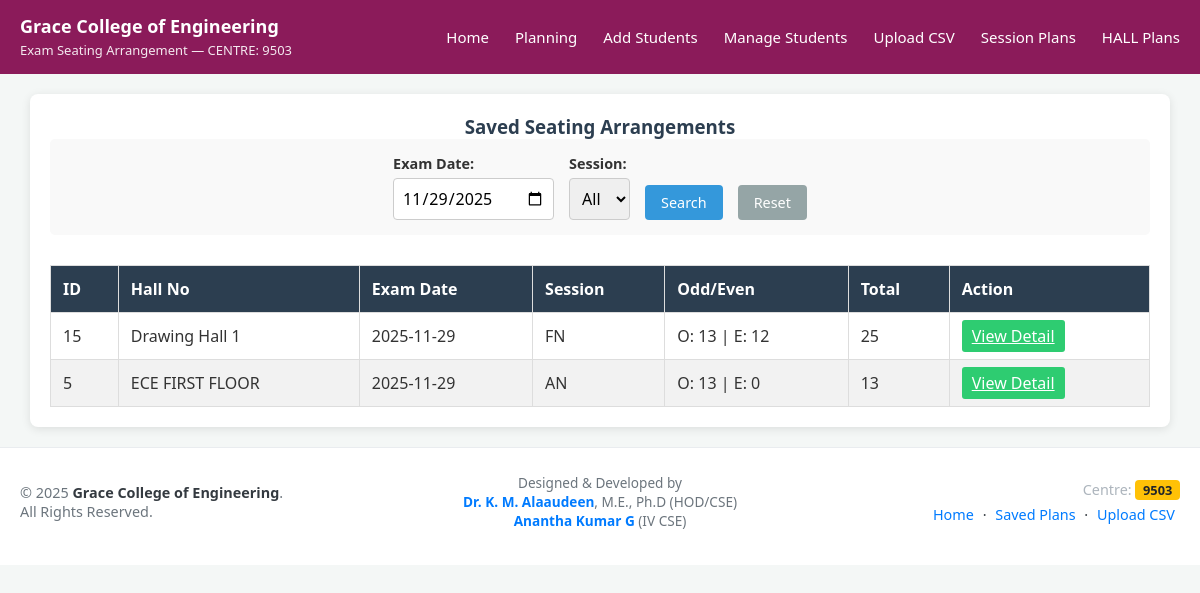
/view_plan.php?exam_date=2025-11-29, run on the app's committed database.
### tables this page shows
CREATE TABLE `exam_seating` (
  `id` int(11) NOT NULL,
  `odd_i` text NOT NULL,
  `even_i` text NOT NULL,
  `hall_no` varchar(50) NOT NULL,
  `exam_date` date NOT NULL,
  `session` varchar(10) NOT NULL,
  `subject` varchar(255) NOT NULL,
  `total_students` int(11) DEFAULT 0,
  `created_at` timestamp NOT NULL DEFAULT current_timestamp(),
  `odd_dept` text DEFAULT NULL,
  `left_subjects` text DEFAULT NULL,
  `even_dept` text DEFAULT NULL,
  `right_subjects` text DEFAULT NULL,
  `odd_subjects` text DEFAULT NULL,
  `even_subjects` text DEFAULT NULL
);

### view_plan.php (the view, shortened to what this page needs)
<?php
include 'connection.php';
$filter_date    = isset($_GET['exam_date']) ? trim($_GET['exam_date']) : '';
$sql = "SELECT * FROM exam_seating WHERE 1=1";
if ($filter_date != '') {
    $date_esc = mysqli_real_escape_string($conn, $filter_date);
    $sql .= " AND exam_date = '" . $date_esc . "'";
}
$sql .= " ORDER BY id DESC";
$res = mysqli_query($conn, $sql);
?>
<!DOCTYPE html>
<html lang="en">
<head>
</head>
<body>
    <?php include 'menu.php'; ?>
    <div class="container">
        <h3>Saved Seating Arrangements</h3>
        <form method="get" class="filter-form">
            <div class="form-group">
                <label>Exam Date:</label>
                <input type="date" name="exam_date" class="form-control"
                    value="<?php echo htmlspecialchars($filter_date); ?>">
            </div>
            <div class="form-group">
                <label>Session:</label>
                <select name="session" class="form-control">
                    <option value="">All</option>
                </select>
            </div>
            <button type="submit" class="btn btn-primary">Search</button>
            <a href="view_seating_list.php" class="btn btn-secondary">Reset</a>
        </form>
        <table class="seating-table">
            <thead>
                <tr>
                    <th>ID</th>
                    <th>Hall No</th>
                    <th>Exam Date</th>
                    <th>Session</th>
                    <th>Odd/Even</th>
                    <th>Total</th>
                    <th>Action</th>
                </tr>
            </thead>
            <tbody>
                <?php
                if ($res && mysqli_num_rows($res) > 0) {
                    while ($row = mysqli_fetch_assoc($res)) {
                        $oddArr  = unserialize($row['odd_i']);
                        $evenArr = unserialize($row['even_i']);
                        $oddCount  = is_array($oddArr)  ? count($oddArr)  : 0;
                        $evenCount = is_array($evenArr) ? count($evenArr) : 0;
                        echo "<tr>
                            <td data-label='ID'>{$row['id']}</td>
                            <td data-label='Hall No'>{$row['hall_no']}</td>
                            <td data-label='Date'>{$row['exam_date']}</td>
                            <td data-label='Session'>{$row['session']}</td>
                            <td data-label='Counts'>O: $oddCount | E: $evenCount</td>
                            <td data-label='Total'>{$row['total_students']}</td>
                            <td data-label='Action'>
                                <a href='view_seating_single.php?id={$row['id']}' class='btn-view'>View Detail</a>
                            </td>
                        </tr>";
                    }
                } else {
                    echo "<tr><td colspan='7' style='text-align:center; color:red;'>No seating plans found</td></tr>";
                }
                ?>
            </tbody>
        </table>
    </div>
    <?php include 'footer.php'; ?>
</body>
</html>

### view_plan.php (style rules this page uses)
body { font-family: 'Segoe UI', Arial, sans-serif; background-color: #f4f7f6; margin: 0; padding: 0; color: #333; }
.container { width: 95%; max-width: 1200px; margin: 20px auto; background: #fff; padding: 20px; border-radius: 8px; box-shadow: 0 2px 10px rgba(0,0,0,0.1); }
h3 { text-align: center; color: #2c3e50; }
.filter-form { display: flex; flex-wrap: wrap; gap: 15px; justify-content: center; align-items: flex-end; margin-bottom: 30px; padding: 15px; background: #f9f9f9; border-radius: 5px; }
.form-group { display: flex; flex-direction: column; }
.form-group label { font-size: 0.9rem; font-weight: bold; margin-bottom: 5px; }
.form-control { padding: 8px; border: 1px solid #ccc; border-radius: 4px; font-size: 1rem; }
.btn { padding: 8px 16px; border: none; border-radius: 4px; cursor: pointer; text-decoration: none; font-size: 0.9rem; transition: opacity 0.2s; }
.btn-primary { background-color: #3498db; color: white; }
.btn-secondary { background-color: #95a5a6; color: white; }
.btn-view { background-color: #2ecc71; color: white; padding: 5px 10px; border-radius: 3px; }
.seating-table { width: 100%; border-collapse: collapse; margin-top: 10px; }
.seating-table th, .seating-table td { border: 1px solid #ddd; padding: 12px; text-align: left; }
.seating-table thead { background-color: #2c3e50; color: white; }
.seating-table tr:nth-child(even) { background-color: #f2f2f2; }

### menu.php (style rules this page uses)
* { margin: 0; padding: 0; box-sizing: border-box; font-family: "Segoe UI", system-ui, sans-serif; }
:root { --primary: #8b1b5a; --white: #ffffff; }

### data on the page
exam_seating: id "15", hall_no "Drawing Hall 1", exam_date "2025-11-29", session "FN", odd_i "13", even_i "12", total_students "25"
exam_seating: id "5", hall_no "ECE FIRST FLOOR", exam_date "2025-11-29", session "AN", odd_i "13", even_i "0", total_students "13"

### other printed values
$centre "9503"
